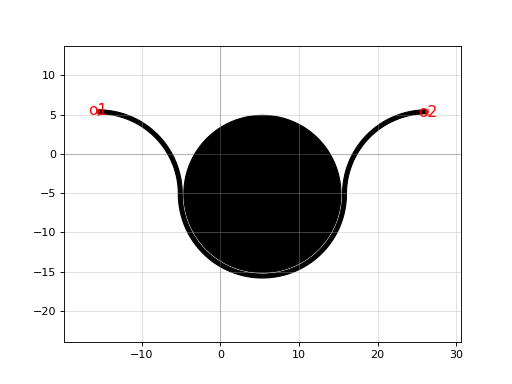

Recreate this plot in Python.
import gdsfactory as gf

c = gf.components.disk(radius=10.0, gap=0.2, wrap_angle_deg=180.0, parity=1, cross_section='strip')
c.plot()
